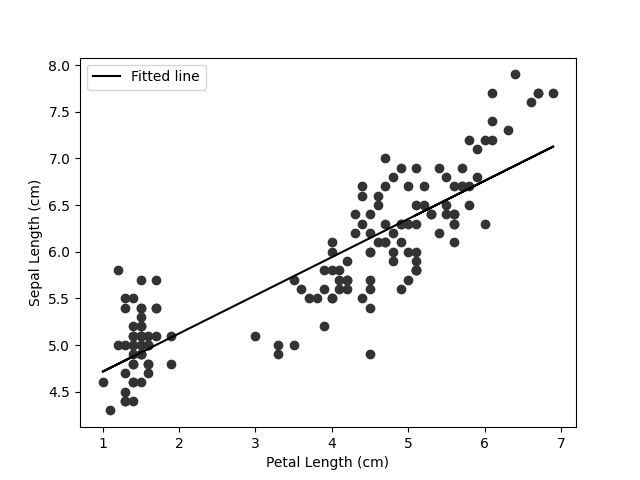

The Python source for this figure:
import os
import pandas as pd
import matplotlib.pyplot as plt
from scipy import stats

"""
Testing the linear_regression function with the iris dataset.
If the group variable is not in the dataframe, the function will plot all data.
If the group variable is in the dataframe, the function will plot each group.
The check functions seem to be working. I need to create a test function to check.
I would still like to add in the ability to add R2, p value, and slope to the plot. 
I would also like to add a funciton to have group being present, but instead of producing
a graph for each group, it would produce a graph with all the groups on the same plot.
"""


def linear_regression(x="petal_length_cm", 
                      y="sepal_length_cm", 
                      x_lab="Petal Length (cm)", 
                      y_lab="Sepal Length (cm)",
                      output="linear_regression", 
                      group="species", 
                      path="iris.csv", 
                      save_plots=True,
                      point_color='b', 
                      line_color='r'):
    """
    Perform linear regression and create a graph containing slope and trendline.

    Parameters
    ----------
    x : str
        The x-axis data. Default is "petal_length_cm".
    y : str
        The y-axis data. Default is "sepal_length_cm".
    x_lab : str
        The x-axis label. Default is "Petal Length (cm)".
    y_lab : str
        The y-axis label. Default is "Sepal Length (cm)".
    output : str
        The output file. Default is "linear_regression".
    group : str
        Variable to subdivide the data. Default is "species".
    path : str
        The path to the data file.
    save_plots : bool
        Whether to save the plots or not. Default is True.
    point_color : str
        The color of the scatter points. Default is '0.2'.
    line_color : str
        The color of the trendline. Default is 'k'.

    Returns
    -------
    results : dict
        A dictionary containing the slope, intercept, r-value, p-value, and standard error for each group.
    """

    if not all(isinstance(arg, str) for arg in [x, y, x_lab, y_lab, group, path]): # Check if all arguments are strings
        raise ValueError("Input arguments must be strings")

    if not os.path.isfile(path): # Check if the file exists
        raise FileNotFoundError("File not found")

    dataframe = pd.read_csv(path) # Read the data file

    print(f"\nReading data from {path}")

    if group not in dataframe.columns: # Check if the group variable is in the dataframe
        print("\nGroup not found in dataframe. Plotting all data.")
        x_data = dataframe[x] # Set x_data to the x variable
        print("\nThe independent variable is ", x)
        y_data = dataframe[y] # Set y_data to the y variable
        print("\nThe dependent variable is ", y)

        regression = stats.linregress(x_data, y_data) # Perform linear regression

        slope = regression.slope # Set slope to the slope of the linear regression
        intercept = regression.intercept # Set intercept to the intercept of the linear regression
        r_value = regression.rvalue # Set r_value to the correlation coefficient
        p_value = regression.pvalue # Set p_value to the p-value
        stderr = regression.stderr # Set stderr to the standard error

        plt.scatter(x_data, y_data, c=point_color) # Plot the data
        print("\nPlotting data")
        plt.plot(x_data, slope * x_data + intercept, c=line_color, label='Fitted line') # Plot the trendline
        plt.xlabel(x_lab) # Set the x-axis label
        plt.ylabel(y_lab) # Set the y-axis label
        plt.legend() # Show the legend

        if save_plots: # Save the plot if save_plots is True
            plt.savefig(f"{output}.png") 
            print("\nPlot saved as ", output, ".png")

        plt.show() # Show the plot

        return {"slope": slope, "intercept": intercept, "r_value": r_value, "p_value": p_value, "stderr": stderr}

    else: # If the group variable is in the dataframe
        print(f"\nGrouping data by {group}")
        groups = dataframe.groupby(group) # Group the data by the group variable

        for name, group_data in groups: # Loop through each group
            x_data = group_data[x] # Set x_data to the x variable
            print("\nThe independent variable is ", x)
            y_data = group_data[y] # Set y_data to the y variable
            print("\nThe dependent variable is ", y)
            print("\nGroup name is ", name)

            regression = stats.linregress(x_data, y_data) # Perform linear regression

            slope = regression.slope # Set slope to the slope of the linear regression
            intercept = regression.intercept # Set intercept to the intercept of the linear regression
            r_value = regression.rvalue # Set r_value to the correlation coefficient
            p_value = regression.pvalue # Set p_value to the p-value
            stderr = regression.stderr # Set stderr to the standard error

            plt.scatter(x_data, y_data, c=point_color, label=name) # Plot the data
            print("\nPlotting data")
            plt.plot(x_data, slope * x_data + intercept, c=line_color) # Plot the trendline
            plt.xlabel(x_lab) # Set the x-axis label
            plt.ylabel(y_lab) # Set the y-axis label
            plt.legend() # Show the legend
            print("slope:", slope, "intercept:", intercept, "r_value:", r_value, "p_value:", p_value, "stderr:", stderr)


            if save_plots: # Save the plot if save_plots is True
                plt.savefig(f"{output}_{name}.png") 
                print("\nPlot saved as ", output, "_", name, ".png")
            plt.clf() # Clear the plot
                
        print("\nPlots not shown because there are multiple groups.")

def main(): # Function to call the linear regression function
    import argparse

    # Create a command-line parser object
    parser = argparse.ArgumentParser()

    # Tell the parser what command-line arguments this script can receive
    parser.add_argument("-x", 
                        help="The x-axis data", 
                        default="petal_length_cm",
                        required=False)
    parser.add_argument("-y", 
                        help="The y-axis data", 
                        default="sepal_length_cm",
                        required=False)
    parser.add_argument("-x_lab",
                        help="The x-axis label",
                        default="Petal Length (cm)",
                        required=False)
    parser.add_argument("-y_lab",
                        help="The y-axis label",
                        default="Sepal Length (cm)",
                        required=False)
    parser.add_argument("-output",
                        help="The output file",
                        default="linear_regression",
                        required=False)
    parser.add_argument("-group",
                        help="The group to plot",
                        #default="species",
                        required=False)
    parser.add_argument("-path",
                        help="The path to the data file",
                        default="iris.csv",
                        required=False)
    parser.add_argument("-save_plots",
                        help="Whether to save the plots or not",
                        default=True,
                        required=False)
    parser.add_argument("-point_color",
                        help="The color of the scatter points",
                        default="0.2",
                        required=False)
    parser.add_argument("-line_color",
                        help="The color of the trendline",
                        default="k",
                        required=False)

    # Parse the command-line arguments into a 'dict'-like container
    args = parser.parse_args()

    linear_regression(
            args.x,
            args.y, 
            x_lab=args.x_lab,
            y_lab=args.y_lab,
            output=args.output,
            group=args.group,
            path=args.path,
            save_plots=args.save_plots,
            point_color=args.point_color,
            line_color=args.line_color)

if __name__ == "__main__":
    main()